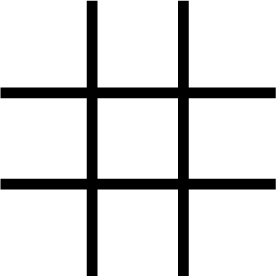
#> input picture src/system_launch/models/mesh/tictactoe.png, 276 x 276 px, given in place of tictactoe.JPG, which was not available
$ python opencvTest.py   (older library calls are emulated)
#> lines starting #> are read from the running program, lines starting #| are printed output that depends on the picture; after the words box and inside, x2 and y2 are one past the last pixel; in counts of white or black regions, pixels touching at a corner belong together; pictures that were not available may be replaced by others from this repository, and a replacement may not be noted
#!/usr/bin/env python

import cv2
import numpy as np
from matplotlib.pyplot import *


#img = cv2.blur(img,(11,11))
#img = cv2.blur(img,(11,11))
class ClusterLine():

	def __init__(self, xstart, xend, ystart, yend, clusterID):
		self.xstart = xstart
		self.xend = xend
		self.ystart = ystart
		self.yend = yend
		self.dist = self.lineMag()
		self.points = []
		self.id = clusterID

	def distanceToLine(self, point):
		return abs((self.yend - self.ystart)*point.x - (self.xend - self.xstart)*point.y + self.xend*self.ystart - self.yend*self.xstart) / self.dist

	def addPoint(self, point):
		self.points.append(point)

	def lineMag(self):
		return np.sqrt([(self.xend - self.xstart)**2 + (self.yend-self.ystart)**2])

	# [34 lines left out: function update, not called in this run]


class LineSegment():

	# [10 lines left out: functions __init__, getSlope, not called in this run]


class Point():

	def __init__(self, x, y):
		self.x = x
		self.y = y
		self.cluster = -1

	def setCluster(self, cluster):
		self.cluster = cluster

def kmeans(rawPoints, width, height, epsilon):

	clusterLines = []
	clusterLines.append(ClusterLine(width/3, width/3, 0, height, 0))
	clusterLines.append(ClusterLine(2*width/3, 2*width/3, 0, height, 1))
	clusterLines.append(ClusterLine(0, width, height/3, height/3, 2))
	clusterLines.append(ClusterLine(0, width, 2*height/3, 2*height/3, 3))

	points = []
	x = []
	y = []
	lineSegments = []
	for x1, y1, x2, y2 in rawPoints[0]:
		points.append(Point(x1, y1))
		points.append(Point(x2, y2))
		lineSegments.append((Point(x1, y1), Point(x2, y2)))
		x.append(x1)
		x.append(x2)
		y.append(y1)
		y.append(y2)
		plot(x,y,'o')


	print('iteration 1')
	error = cluster(clusterLines, points)
	print(error)
	index = 2
	while(error > epsilon):
		print('iteration '+str(index))
		updateLines(clusterLines)
		error = cluster(clusterLines, points)
		print(error)
		index += 1


	return clusterLines


def getAverageSlopes(lineSegments):
	pass

def updateLines(lines):
	for line in lines:
		line.update()


def clusterSlopes(lineSegments):
	pass

def cluster(clusterLines, points):
	pointSwitches = 0

	for point in points:

		leastDist = 100000000
		for line in clusterLines:

			dist = line.distanceToLine(point)
			if(dist < leastDist):
				leastDist = dist
				bestLine = line

		bestLine.addPoint(point)

		if(bestLine.id != point.cluster):
			pointSwitches += 1
			point.cluster = bestLine.id

	return pointSwitches


def houghLinesProb(name):
#> called with name = 'tictactoe.JPG'
	img = cv2.imread(name)
#> img is the input picture: shape (276, 276, 3); min 0, max 255, mean 216.9
	img = sobel(name)
#> in sobel, `img = cv2.blur(img, (25, 25))`:
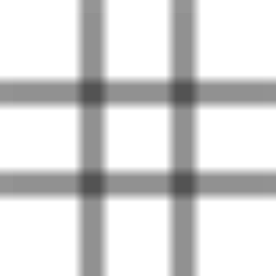
#> img: shape (276, 276, 3); min 83, max 255, mean 216.8
#> in sobel, `img = cv2.blur(img, (25, 25))`:
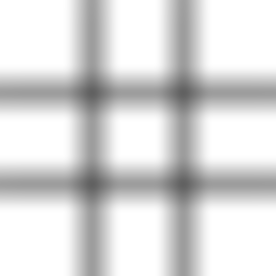
#> img: shape (276, 276, 3); min 97, max 255, mean 216.8
#> in sobel, `sobelx8u = cv2.Sobel(img,cv2.CV_8U,1,0,ksize=5)`:
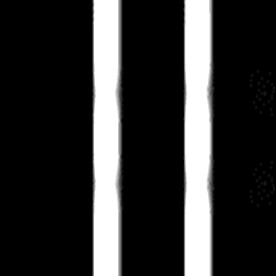
#> sobelx8u: shape (276, 276, 3); min 0, max 255, mean 49
#> in sobel, `sobely8u = cv2.Sobel(img,cv2.CV_8U,0,1,ksize=5)`:
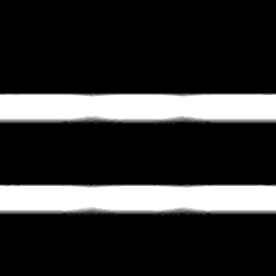
#> sobely8u: shape (276, 276, 3); min 0, max 255, mean 48.9
	gray = cv2.cvtColor(img,cv2.COLOR_BGR2GRAY)
	edges = cv2.Canny(gray,50,150,apertureSize = 3)
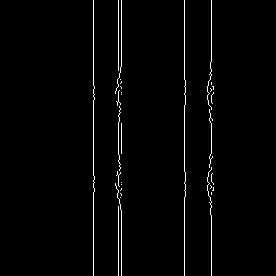
#> edges: shape (276, 276); 1.8% white in thin lines or dots, all inside (x1, y1, x2, y2) = (93, 0, 214, 276)
	cv2.imwrite('cannylines.jpg', edges)
	minLineLength = 100
	maxLineGap = 10
	lines = cv2.HoughLinesP(edges,1,np.pi/180,80,minLineLength,maxLineGap)
#> lines = [[184, 79, 184, 0], [93, 85, 93, 0], [211, 275, 211, 215], [121, 66, 121, 0], [118, 275, 118, 206], [121, 222, 121, 275], [93, 275, 93, 192], [211, 61, 211, 0], [184, 171, 184, 105], [118, 70, 118, 0]]


	for x1,y1,x2,y2 in lines[0]:
		cv2.line(img,(x1,y1),(x2,y2),(0,255,0),2)
#> this loop made 1 pass
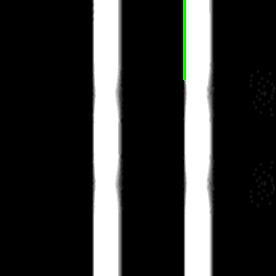
#> img: shape (276, 276, 3); 0.32% of pixels changed, all inside (x1, y1, x2, y2) = (183, 0, 186, 81)


	cv2.imwrite('houghlines2.jpg',img)

	print(len(img))
#| 276
	print(len(img[0]))
#| 276

	kmeans(lines, len(img[0]), len(img), 4)
#> the loop in kmeans, `for x1, y1, x2, y2 in rawPoints[0]:` made 1 pass
#> (x1, y1, x2, y2) on pass 1: (184, 79, 184, 0)
#> after the loop in kmeans, `for x1, y1, x2, y2 in rawPoints[0]:`: lineSegments = 1 item; points = 2 items; x = [184, 184]; y = [79, 0]
#> the loop in cluster, `for point in points: ` made 2 passes
#> point.cluster on passes 1 to 2: 1, 1
#> after the loop in cluster, `for point in points:`: point.cluster = 1; pointSwitches = 2
#| 2


# [19 lines left out: function houghLines, not called in this run]

def sobel(name):
	img = cv2.imread(name)
	img = cv2.blur(img, (25, 25))
	img = cv2.blur(img, (25, 25))
	#img = cv2.blur(img, (23, 23))
	#img = cv2.blur(img, (23, 23))
	#img = cv2.bilateralFilter(img, 9, 75, 75)
	sobelx8u = cv2.Sobel(img,cv2.CV_8U,1,0,ksize=5)
	sobely8u = cv2.Sobel(img,cv2.CV_8U,0,1,ksize=5)

	subplot(1,3,1), imshow(img,cmap = 'gray')
	title('Original'), xticks([]), yticks([])
	subplot(1,3,2), imshow(sobelx8u,cmap = 'gray')
	title('Sobel X CV_8U'), xticks([]), yticks([])
	subplot(1,3,3), imshow(sobely8u,cmap = 'gray')
	title('Sobel Y CV_8U'), xticks([]), yticks([])

	#show()
	return sobelx8u

if __name__ == '__main__':
	img = 'tictactoe.JPG'
	#houghLines(img)
	houghLinesProb(img)
	#sobel(img)


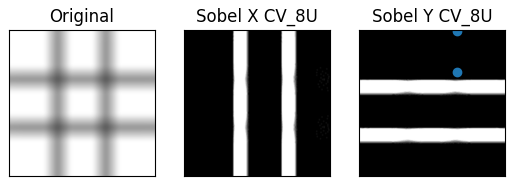
#> figure drawn by matplotlib, 3 panels
